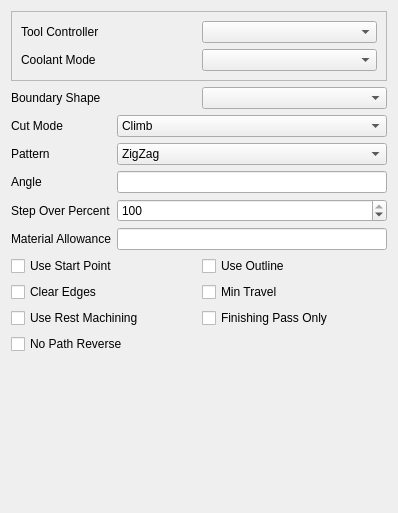
<?xml version="1.0" encoding="UTF-8"?>
<ui version="4.0">
 <class>Form</class>
 <widget class="QWidget" name="Form">
  <property name="geometry">
   <rect>
    <x>0</x>
    <y>0</y>
    <width>398</width>
    <height>513</height>
   </rect>
  </property>
  <property name="windowTitle">
   <string notr="true">Form</string>
  </property>
  <layout class="QGridLayout" name="gridLayout_4">
   <item row="2" column="0">
    <layout class="QFormLayout" name="formLayout">
     <property name="fieldGrowthPolicy">
      <enum>QFormLayout::AllNonFixedFieldsGrow</enum>
     </property>
     <item row="0" column="0">
      <widget class="QLabel" name="cutMode_label">
       <property name="text">
        <string>Cut Mode</string>
       </property>
      </widget>
     </item>
     <item row="0" column="1">
      <widget class="QComboBox" name="cutMode">
       <property name="toolTip">
        <string>The cutting mode assumes that the cut on one side of the tool bit represents the resulting part and the other side is either already milled away or will be removed later on. Climb mode is when the tool bit is moved into the cut on each rotation, whereas in conventional mode the tool bit's rotation and the tool's lateral movement are in the same direction</string>
       </property>
       <item>
        <property name="text">
         <string>Climb</string>
        </property>
       </item>
       <item>
        <property name="text">
         <string>Conventional</string>
        </property>
       </item>
      </widget>
     </item>
     <item row="1" column="0">
      <widget class="QLabel" name="offsetPattern_label">
       <property name="text">
        <string>Pattern</string>
       </property>
      </widget>
     </item>
     <item row="1" column="1">
      <widget class="QComboBox" name="offsetPattern">
       <property name="toolTip">
        <string>Pattern the tool bit is moved in to clear the material</string>
       </property>
       <property name="currentText">
        <string notr="true">ZigZag</string>
       </property>
       <item>
        <property name="text">
         <string>ZigZag</string>
        </property>
       </item>
       <item>
        <property name="text">
         <string notr="true">Offset</string>
        </property>
       </item>
       <item>
        <property name="text">
         <string>Spiral</string>
        </property>
       </item>
       <item>
        <property name="text">
         <string>ZigZagOffset</string>
        </property>
       </item>
       <item>
        <property name="text">
         <string>Line</string>
        </property>
       </item>
       <item>
        <property name="text">
         <string>Grid</string>
        </property>
       </item>
       <item>
        <property name="text">
         <string>Triangle</string>
        </property>
       </item>
      </widget>
     </item>
     <item row="2" column="0">
      <widget class="QLabel" name="zigZagAngle_label">
       <property name="text">
        <string>Angle</string>
       </property>
      </widget>
     </item>
     <item row="2" column="1">
      <widget class="Gui::InputField" name="zigZagAngle">
       <property name="toolTip">
        <string>Angle in which the pattern is applied</string>
       </property>
       <property name="singleStep" stdset="0">
        <number>5</number>
       </property>
      </widget>
     </item>
     <item row="3" column="0">
      <widget class="QLabel" name="stepOverPercent_label">
       <property name="text">
        <string>Step Over Percent</string>
       </property>
      </widget>
     </item>
     <item row="3" column="1">
      <widget class="QSpinBox" name="stepOverPercent">
       <property name="toolTip">
        <string>The amount by which the tool is laterally displaced on each cycle of the pattern, specified in percent of the tool diameter. A step over of 100% results in no overlap between two different cycles</string>
       </property>
       <property name="minimum">
        <number>1</number>
       </property>
       <property name="maximum">
        <number>100</number>
       </property>
       <property name="singleStep">
        <number>5</number>
       </property>
       <property name="value">
        <number>100</number>
       </property>
      </widget>
     </item>
     <item row="4" column="0">
      <widget class="QLabel" name="extraOffset_label">
       <property name="text">
        <string>Material Allowance</string>
       </property>
      </widget>
     </item>
     <item row="4" column="1">
      <widget class="Gui::InputField" name="extraOffset">
       <property name="toolTip">
        <string>The amount of material that should be left by this operation in relation to the target shape</string>
       </property>
      </widget>
     </item>
    </layout>
   </item>
   <item row="1" column="0">
    <layout class="QGridLayout" name="gridLayout_2">
     <item row="0" column="0">
      <widget class="QLabel" name="boundaryShape_label">
       <property name="text">
        <string>Boundary Shape</string>
       </property>
      </widget>
     </item>
     <item row="0" column="1">
      <widget class="QComboBox" name="boundaryShape">
       <property name="toolTip">
        <string>Specify if the facing should be restricted by the actual shape of the selected face (or the part if no face is selected), or if the bounding box should be faced off.

The latter can be used to face of the entire stock area to ensure uniform heights for the following operations</string>
       </property>
      </widget>
     </item>
    </layout>
   </item>
   <item row="6" column="0">
    <spacer name="verticalSpacer_2">
     <property name="orientation">
      <enum>Qt::Vertical</enum>
     </property>
     <property name="sizeHint" stdset="0">
      <size>
       <width>20</width>
       <height>40</height>
      </size>
     </property>
    </spacer>
   </item>
   <item row="0" column="0">
    <widget class="QFrame" name="frame">
     <property name="frameShape">
      <enum>QFrame::StyledPanel</enum>
     </property>
     <property name="frameShadow">
      <enum>QFrame::Raised</enum>
     </property>
     <layout class="QGridLayout" name="gridLayout_3">
      <item row="0" column="0">
       <widget class="QLabel" name="toolController_label">
        <property name="text">
         <string>Tool Controller</string>
        </property>
       </widget>
      </item>
      <item row="0" column="1">
       <widget class="QComboBox" name="toolController">
        <property name="toolTip">
         <string>The tool and its settings to be used for this operation</string>
        </property>
       </widget>
      </item>
      <item row="1" column="0">
       <widget class="QLabel" name="coolantController_label">
        <property name="text">
         <string>Coolant Mode</string>
        </property>
       </widget>
      </item>
      <item row="1" column="1">
       <widget class="QComboBox" name="coolantController">
        <property name="toolTip">
         <string>The tool and its settings to be used for this operation</string>
        </property>
       </widget>
      </item>
     </layout>
    </widget>
   </item>
   <item row="3" column="0">
    <layout class="QGridLayout" name="gridLayout">
     <item row="1" column="0">
      <widget class="QCheckBox" name="useStartPoint">
       <property name="toolTip">
        <string>Specify if this operation uses a starting point</string>
       </property>
       <property name="text">
        <string>Use Start Point</string>
       </property>
      </widget>
     </item>
     <item row="1" column="1">
      <widget class="QCheckBox" name="useOutline">
       <property name="toolTip">
        <string>If selected the operation uses the outline of the selected base geometry and ignores all holes and islands</string>
       </property>
       <property name="text">
        <string>Use Outline</string>
       </property>
      </widget>
     </item>
     <item row="2" column="0">
      <widget class="QCheckBox" name="clearEdges">
       <property name="text">
        <string>Clear Edges</string>
       </property>
      </widget>
     </item>
     <item row="2" column="1">
      <widget class="QCheckBox" name="minTravel">
       <property name="text">
        <string>Min Travel</string>
       </property>
      </widget>
     </item>
     <item row="3" column="0">
      <widget class="QCheckBox" name="useRestMachining">
       <property name="toolTip">
        <string>Check to skip machining regions that have already been cleared by previous operations</string>
       </property>
       <property name="text">
        <string>Use Rest Machining</string>
       </property>
      </widget>
     </item>
     <item row="3" column="1">
      <widget class="QCheckBox" name="useFinishingOffset">
       <property name="toolTip">
        <string>Finishing Pass only for Offset Pattern</string>
       </property>
       <property name="text">
        <string>Finishing Pass Only</string>
       </property>
      </widget>
     </item>
    </layout>
   </item>
   <item row="5" column="0">
    <widget class="QCheckBox" name="NoPathReverse">
       <property name="toolTip">
        <string>Prevents Path Reverse on each Step Down if Start Point is used</string>
       </property>
     <property name="text">
      <string>No Path Reverse</string>
     </property>
    </widget>
   </item>
  </layout>
 </widget>
 <customwidgets>
  <customwidget>
   <class>Gui::InputField</class>
   <extends>QLineEdit</extends>
   <header>Gui/InputField.h</header>
  </customwidget>
 </customwidgets>
 <resources/>
 <connections/>
</ui>
